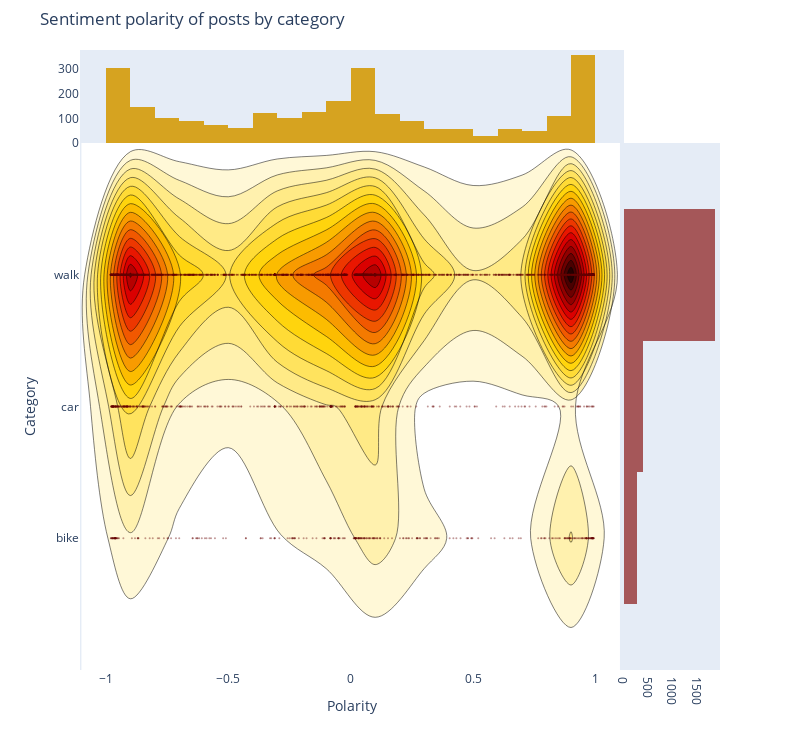

Notebook code for this chart:
### Markdown cell above
By analyzing the sentiment of each category we can see bike's polarity median is higher than walk and car. Walk median and values are closer to the neutral value of 0 although its q3 value is slightly up in the positive range. On the other hand the car category is below the neutral point having it's median in -.26 and its q3 value is closer to the median meaning most comments are under the neutral range and some are closer to it. Something interesting is that all values are ranging from -1 to 1 meaning there are fully positive and negative comments across all categories

### Code cell
trace1 = go.Scatter(
    x=df_sent['polarity'], y=df_sent['category'], mode='markers', name='points',
    marker=dict(color='rgb(102,0,0)', size=2, opacity=0.4)
)
trace2 = go.Histogram2dContour(
    x=df_sent['polarity'], y=df_sent['category'], name='density', ncontours=30,
    colorscale='Hot', reversescale=True, showscale=False,
    hovertemplate='<br>Polarity: %{x}<br>Category: %{y}<br>Comments: %{z}'
)
trace3 = go.Histogram(
    x=df_sent['polarity'], name='Polarity',
    marker=dict(color='rgb(214, 163, 32)'),
    yaxis='y2',
    hovertemplate='<br>%{x}<br>'
)
trace4 = go.Histogram(
    y=df_sent['category'], name='Category', marker=dict(color='rgba(148, 46, 46, 0.784)'),
    xaxis='x2'
)
data = [trace1, trace2, trace3, trace4]

layout = go.Layout(
    showlegend=False,
    autosize=False,
    width=800,
    height=750,
    xaxis=dict(
        domain=[0, 0.85],
        showgrid=False,
        zeroline=False
    ),
    yaxis=dict(
        domain=[0, 0.85],
        showgrid=False,
        zeroline=False
    ),
    margin=dict(
        t=50
    ),
    hovermode='closest',
    bargap=0,
    xaxis2=dict(
        domain=[0.85, 1],
        showgrid=False,
        zeroline=False
    ),
    yaxis2=dict(
        domain=[0.85, 1],
        showgrid=False,
        zeroline=False
    )
)

fig = go.Figure(data=data, layout=layout)
fig.update_layout(yaxis_title="Category",xaxis_title="Polarity", title="Sentiment polarity of posts by category") 

iplot(fig, filename='2dhistogram-2d-density-plot-subplots')

### Figure 1 — Plotly figure (JSON) as saved in the notebook; plotly's stock layout.template omitted (floating-point values rounded to 4 significant figures; data arrays with more than 128 entries replaced by an {"elided": "..."} marker saying what was removed)
{"data": [{"marker": {"color": "rgb(102,0,0)", "opacity": 0.4, "size": 2}, "mode": "markers", "name": "points", "type": "scatter", "x": {"elided": "2516 float values"}, "y": {"elided": "2516 str values"}}, {"colorscale": [[0, "rgb(0,0,0)"], [0.3333, "rgb(230,0,0)"], [0.6667, "rgb(255,210,0)"], [1, "rgb(255,255,255)"]], "hovertemplate": "<br>Polarity: %{x}<br>Category: %{y}<br>Comments: %{z}", "name": "density", "ncontours": 30, "reversescale": true, "showscale": false, "type": "histogram2dcontour", "x": {"elided": "2516 float values"}, "y": {"elided": "2516 str values"}}, {"hovertemplate": "<br>%{x}<br>", "marker": {"color": "rgb(214, 163, 32)"}, "name": "Polarity", "type": "histogram", "x": {"elided": "2516 float values"}, "yaxis": "y2"}, {"marker": {"color": "rgba(148, 46, 46, 0.784)"}, "name": "Category", "type": "histogram", "xaxis": "x2", "y": {"elided": "2516 str values"}}], "layout": {"autosize": false, "bargap": 0, "height": 750, "hovermode": "closest", "margin": {"t": 50}, "showlegend": false, "title": {"text": "Sentiment polarity of posts by category"}, "width": 800, "xaxis": {"domain": [0, 0.85], "showgrid": false, "title": {"text": "Polarity"}, "zeroline": false}, "xaxis2": {"domain": [0.85, 1], "showgrid": false, "zeroline": false}, "yaxis": {"domain": [0, 0.85], "showgrid": false, "title": {"text": "Category"}, "zeroline": false}, "yaxis2": {"domain": [0.85, 1], "showgrid": false, "zeroline": false}}}
